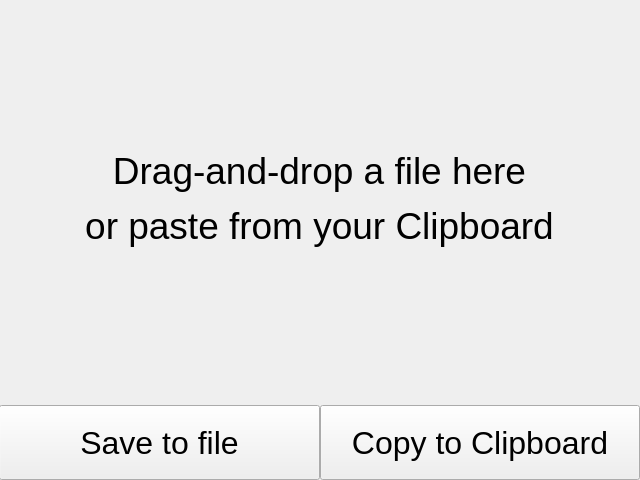
<?xml version="1.0" encoding="UTF-8"?>
<ui version="4.0">
 <class>StickerMaker</class>
 <widget class="QMainWindow" name="StickerMaker">
  <property name="geometry">
   <rect>
    <x>0</x>
    <y>0</y>
    <width>640</width>
    <height>480</height>
   </rect>
  </property>
  <property name="sizePolicy">
   <sizepolicy hsizetype="Fixed" vsizetype="Fixed">
    <horstretch>0</horstretch>
    <verstretch>0</verstretch>
   </sizepolicy>
  </property>
  <property name="windowTitle">
   <string>Sticker Maker [Desktop]</string>
  </property>
  <widget class="QWidget" name="Main">
   <property name="sizePolicy">
    <sizepolicy hsizetype="Maximum" vsizetype="Maximum">
     <horstretch>0</horstretch>
     <verstretch>0</verstretch>
    </sizepolicy>
   </property>
   <widget class="QWidget" name="verticalLayoutWidget">
    <property name="geometry">
     <rect>
      <x>-1</x>
      <y>-1</y>
      <width>641</width>
      <height>481</height>
     </rect>
    </property>
    <layout class="QVBoxLayout" name="Vertical">
     <property name="sizeConstraint">
      <enum>QLayout::SetMaximumSize</enum>
     </property>
     <item>
      <widget class="QLabel" name="ImageDrop">
       <property name="sizePolicy">
        <sizepolicy hsizetype="Expanding" vsizetype="Expanding">
         <horstretch>0</horstretch>
         <verstretch>0</verstretch>
        </sizepolicy>
       </property>
       <property name="minimumSize">
        <size>
         <width>0</width>
         <height>400</height>
        </size>
       </property>
       <property name="font">
        <font>
         <family>Segoe UI</family>
         <pointsize>28</pointsize>
        </font>
       </property>
       <property name="text">
        <string notr="true">&lt;html&gt;&lt;head/&gt;&lt;body&gt;&lt;p&gt;Drag-and-drop a file here&lt;/p&gt;&lt;p&gt;or paste from your Clipboard&lt;/p&gt;&lt;/body&gt;&lt;/html&gt;</string>
       </property>
       <property name="alignment">
        <set>Qt::AlignCenter</set>
       </property>
      </widget>
     </item>
     <item>
      <layout class="QHBoxLayout" name="Buttons">
       <property name="spacing">
        <number>0</number>
       </property>
       <property name="sizeConstraint">
        <enum>QLayout::SetMaximumSize</enum>
       </property>
       <item>
        <widget class="QPushButton" name="SaveToFile">
         <property name="sizePolicy">
          <sizepolicy hsizetype="Preferred" vsizetype="Expanding">
           <horstretch>0</horstretch>
           <verstretch>0</verstretch>
          </sizepolicy>
         </property>
         <property name="font">
          <font>
           <family>Segoe UI</family>
           <pointsize>24</pointsize>
          </font>
         </property>
         <property name="text">
          <string notr="true">Save to file</string>
         </property>
        </widget>
       </item>
       <item>
        <widget class="QPushButton" name="CopyToClipboard">
         <property name="sizePolicy">
          <sizepolicy hsizetype="Preferred" vsizetype="Expanding">
           <horstretch>0</horstretch>
           <verstretch>0</verstretch>
          </sizepolicy>
         </property>
         <property name="font">
          <font>
           <family>Segoe UI</family>
           <pointsize>24</pointsize>
          </font>
         </property>
         <property name="text">
          <string notr="true">Copy to Clipboard</string>
         </property>
        </widget>
       </item>
      </layout>
     </item>
    </layout>
   </widget>
  </widget>
 </widget>
 <resources/>
 <connections/>
</ui>
